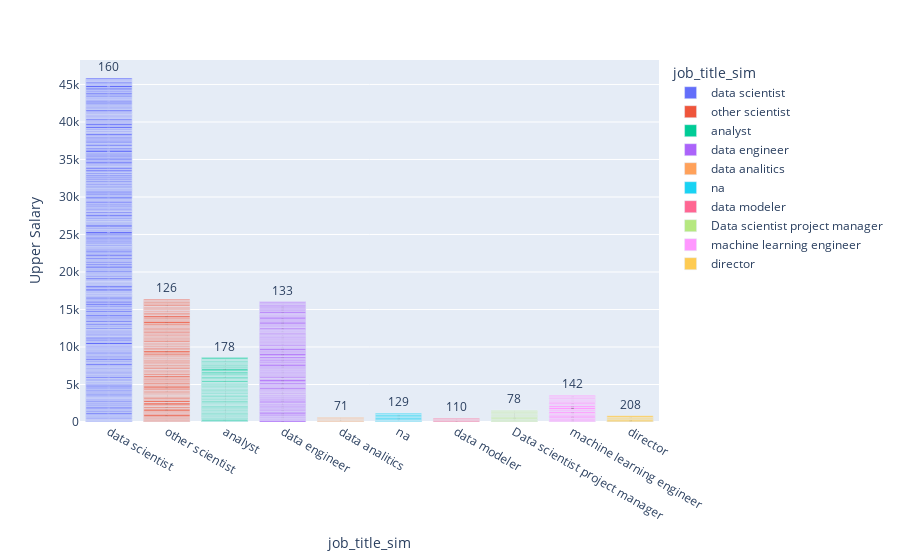

Here is the notebook cell this chart was saved with:
### Code cell
fig = px.bar(df, y='Upper Salary', x='job_title_sim', text='Upper Salary', color='job_title_sim', height=1000)
fig.show()

### Figure 1 — Plotly figure (JSON) as saved in the notebook; plotly's stock layout.template omitted (floating-point values rounded to 4 significant figures; data arrays with more than 128 entries replaced by an {"elided": "..."} marker saying what was removed)
{"data": [{"alignmentgroup": "True", "hovertemplate": "job_title_sim=%{x}<br>Upper Salary=%{text}<extra></extra>", "legendgroup": "data scientist", "marker": {"color": "#636efa", "pattern": {"shape": ""}}, "name": "data scientist", "offsetgroup": "data scientist", "orientation": "v", "showlegend": true, "text": {"elided": "313 int values"}, "textposition": "auto", "type": "bar", "x": {"elided": "313 str values"}, "xaxis": "x", "y": {"elided": "313 int values"}, "yaxis": "y"}, {"alignmentgroup": "True", "hovertemplate": "job_title_sim=%{x}<br>Upper Salary=%{text}<extra></extra>", "legendgroup": "other scientist", "marker": {"color": "#EF553B", "pattern": {"shape": ""}}, "name": "other scientist", "offsetgroup": "other scientist", "orientation": "v", "showlegend": true, "text": {"elided": "143 int values"}, "textposition": "auto", "type": "bar", "x": {"elided": "143 str values"}, "xaxis": "x", "y": {"elided": "143 int values"}, "yaxis": "y"}, {"alignmentgroup": "True", "hovertemplate": "job_title_sim=%{x}<br>Upper Salary=%{text}<extra></extra>", "legendgroup": "analyst", "marker": {"color": "#00cc96", "pattern": {"shape": ""}}, "name": "analyst", "offsetgroup": "analyst", "orientation": "v", "showlegend": true, "text": [85, 61, 135, 112, 39, 76, 100, 68, 62, 93, 73, 72, 71, 81, 136, 78, 80, 72, 100, 78, 76, 62, 86, 78, 120, 105, 62, 90, 64, 76, 80, 97, 126, 63, 72, 100, 82, 74, 78, 76, 102, 99, 89, 57, 62, 92, 80, 62, 59, 77, 86, 110, 55, 85, 35, 76, 93, 57, 92, 62, 92, 80, 77, 85, 62, 65, 157, 62, 59, 69, 48, 71, 178, 91, 61, 77, 86, 119, 110, 153, 55, 85, 35, 228, 76, 93, 108, 110, 57, 136, 89, 85, 62, 65, 157, 62, 59, 48, 69, 71, 178], "textposition": "auto", "type": "bar", "x": ["analyst", "analyst", "analyst", "analyst", "analyst", "analyst", "analyst", "analyst", "analyst", "analyst", "analyst", "analyst", "analyst", "analyst", "analyst", "analyst", "analyst", "analyst", "analyst", "analyst", "analyst", "analyst", "analyst", "analyst", "analyst", "analyst", "analyst", "analyst", "analyst", "analyst", "analyst", "analyst", "analyst", "analyst", "analyst", "analyst", "analyst", "analyst", "analyst", "analyst", "analyst", "analyst", "analyst", "analyst", "analyst", "analyst", "analyst", "analyst", "analyst", "analyst", "analyst", "analyst", "analyst", "analyst", "analyst", "analyst", "analyst", "analyst", "analyst", "analyst", "analyst", "analyst", "analyst", "analyst", "analyst", "analyst", "analyst", "analyst", "analyst", "analyst", "analyst", "analyst", "analyst", "analyst", "analyst", "analyst", "analyst", "analyst", "analyst", "analyst", "analyst", "analyst", "analyst", "analyst", "analyst", "analyst", "analyst", "analyst", "analyst", "analyst", "analyst", "analyst", "analyst", "analyst", "analyst", "analyst", "analyst", "analyst", "analyst", "analyst", "analyst"], "xaxis": "x", "y": [85, 61, 135, 112, 39, 76, 100, 68, 62, 93, 73, 72, 71, 81, 136, 78, 80, 72, 100, 78, 76, 62, 86, 78, 120, 105, 62, 90, 64, 76, 80, 97, 126, 63, 72, 100, 82, 74, 78, 76, 102, 99, 89, 57, 62, 92, 80, 62, 59, 77, 86, 110, 55, 85, 35, 76, 93, 57, 92, 62, 92, 80, 77, 85, 62, 65, 157, 62, 59, 69, 48, 71, 178, 91, 61, 77, 86, 119, 110, 153, 55, 85, 35, 228, 76, 93, 108, 110, 57, 136, 89, 85, 62, 65, 157, 62, 59, 48, 69, 71, 178], "yaxis": "y"}, {"alignmentgroup": "True", "hovertemplate": "job_title_sim=%{x}<br>Upper Salary=%{text}<extra></extra>", "legendgroup": "data engineer", "marker": {"color": "#ab63fa", "pattern": {"shape": ""}}, "name": "data engineer", "offsetgroup": "data engineer", "orientation": "v", "showlegend": true, "text": [190, 138, 129, 114, 123, 102, 140, 125, 173, 159, 105, 145, 120, 115, 114, 136, 110, 140, 95, 93, 220, 127, 140, 110, 140, 114, 129, 119, 95, 132, 101, 99, 134, 117, 209, 119, 93, 119, 143, 194, 86, 148, 220, 124, 86, 196, 127, 124, 142, 158, 119, 147, 110, 109, 180, 140, 203, 148, 123, 181, 173, 119, 120, 194, 86, 143, 228, 148, 145, 97, 220, 124, 105, 80, 86, 196, 112, 147, 127, 124, 142, 142, 158, 119, 133, 86, 127, 147, 110, 109, 79, 153, 180, 73, 140, 137, 109, 203, 148, 123, 126, 104, 181, 173, 135, 124, 105, 80, 196, 112, 147, 127, 124, 142, 142, 158, 119, 113, 133], "textposition": "auto", "type": "bar", "x": ["data engineer", "data engineer", "data engineer", "data engineer", "data engineer", "data engineer", "data engineer", "data engineer", "data engineer", "data engineer", "data engineer", "data engineer", "data engineer", "data engineer", "data engineer", "data engineer", "data engineer", "data engineer", "data engineer", "data engineer", "data engineer", "data engineer", "data engineer", "data engineer", "data engineer", "data engineer", "data engineer", "data engineer", "data engineer", "data engineer", "data engineer", "data engineer", "data engineer", "data engineer", "data engineer", "data engineer", "data engineer", "data engineer", "data engineer", "data engineer", "data engineer", "data engineer", "data engineer", "data engineer", "data engineer", "data engineer", "data engineer", "data engineer", "data engineer", "data engineer", "data engineer", "data engineer", "data engineer", "data engineer", "data engineer", "data engineer", "data engineer", "data engineer", "data engineer", "data engineer", "data engineer", "data engineer", "data engineer", "data engineer", "data engineer", "data engineer", "data engineer", "data engineer", "data engineer", "data engineer", "data engineer", "data engineer", "data engineer", "data engineer", "data engineer", "data engineer", "data engineer", "data engineer", "data engineer", "data engineer", "data engineer", "data engineer", "data engineer", "data engineer", "data engineer", "data engineer", "data engineer", "data engineer", "data engineer", "data engineer", "data engineer", "data engineer", "data engineer", "data engineer", "data engineer", "data engineer", "data engineer", "data engineer", "data engineer", "data engineer", "data engineer", "data engineer", "data engineer", "data engineer", "data engineer", "data engineer", "data engineer", "data engineer", "data engineer", "data engineer", "data engineer", "data engineer", "data engineer", "data engineer", "data engineer", "data engineer", "data engineer", "data engineer", "data engineer"], "xaxis": "x", "y": [190, 138, 129, 114, 123, 102, 140, 125, 173, 159, 105, 145, 120, 115, 114, 136, 110, 140, 95, 93, 220, 127, 140, 110, 140, 114, 129, 119, 95, 132, 101, 99, 134, 117, 209, 119, 93, 119, 143, 194, 86, 148, 220, 124, 86, 196, 127, 124, 142, 158, 119, 147, 110, 109, 180, 140, 203, 148, 123, 181, 173, 119, 120, 194, 86, 143, 228, 148, 145, 97, 220, 124, 105, 80, 86, 196, 112, 147, 127, 124, 142, 142, 158, 119, 133, 86, 127, 147, 110, 109, 79, 153, 180, 73, 140, 137, 109, 203, 148, 123, 126, 104, 181, 173, 135, 124, 105, 80, 196, 112, 147, 127, 124, 142, 142, 158, 119, 113, 133], "yaxis": "y"}, {"alignmentgroup": "True", "hovertemplate": "job_title_sim=%{x}<br>Upper Salary=%{text}<extra></extra>", "legendgroup": "data analitics", "marker": {"color": "#FFA15A", "pattern": {"shape": ""}}, "name": "data analitics", "offsetgroup": "data analitics", "orientation": "v", "showlegend": true, "text": [81, 138, 68, 71, 81, 71, 81, 71], "textposition": "auto", "type": "bar", "x": ["data analitics", "data analitics", "data analitics", "data analitics", "data analitics", "data analitics", "data analitics", "data analitics"], "xaxis": "x", "y": [81, 138, 68, 71, 81, 71, 81, 71], "yaxis": "y"}, {"alignmentgroup": "True", "hovertemplate": "job_title_sim=%{x}<br>Upper Salary=%{text}<extra></extra>", "legendgroup": "na", "marker": {"color": "#19d3f3", "pattern": {"shape": ""}}, "name": "na", "offsetgroup": "na", "orientation": "v", "showlegend": true, "text": [65, 127, 90, 127, 158, 101, 127, 158, 101, 129], "textposition": "auto", "type": "bar", "x": ["na", "na", "na", "na", "na", "na", "na", "na", "na", "na"], "xaxis": "x", "y": [65, 127, 90, 127, 158, 101, 127, 158, 101, 129], "yaxis": "y"}, {"alignmentgroup": "True", "hovertemplate": "job_title_sim=%{x}<br>Upper Salary=%{text}<extra></extra>", "legendgroup": "data modeler", "marker": {"color": "#FF6692", "pattern": {"shape": ""}}, "name": "data modeler", "offsetgroup": "data modeler", "orientation": "v", "showlegend": true, "text": [134, 66, 117, 66, 110], "textposition": "auto", "type": "bar", "x": ["data modeler", "data modeler", "data modeler", "data modeler", "data modeler"], "xaxis": "x", "y": [134, 66, 117, 66, 110], "yaxis": "y"}, {"alignmentgroup": "True", "hovertemplate": "job_title_sim=%{x}<br>Upper Salary=%{text}<extra></extra>", "legendgroup": "Data scientist project manager", "marker": {"color": "#B6E880", "pattern": {"shape": ""}}, "name": "Data scientist project manager", "offsetgroup": "Data scientist project manager", "orientation": "v", "showlegend": true, "text": [55, 134, 116, 86, 134, 116, 92, 86, 78, 92, 86, 78, 98, 125, 86, 78], "textposition": "auto", "type": "bar", "x": ["Data scientist project manager", "Data scientist project manager", "Data scientist project manager", "Data scientist project manager", "Data scientist project manager", "Data scientist project manager", "Data scientist project manager", "Data scientist project manager", "Data scientist project manager", "Data scientist project manager", "Data scientist project manager", "Data scientist project manager", "Data scientist project manager", "Data scientist project manager", "Data scientist project manager", "Data scientist project manager"], "xaxis": "x", "y": [55, 134, 116, 86, 134, 116, 92, 86, 78, 92, 86, 78, 98, 125, 86, 78], "yaxis": "y"}, {"alignmentgroup": "True", "hovertemplate": "job_title_sim=%{x}<br>Upper Salary=%{text}<extra></extra>", "legendgroup": "machine learning engineer", "marker": {"color": "#FF97FF", "pattern": {"shape": ""}}, "name": "machine learning engineer", "offsetgroup": "machine learning engineer", "orientation": "v", "showlegend": true, "text": [129, 159, 166, 224, 167, 159, 166, 224, 113, 167, 289, 224, 112, 113, 167, 159, 144, 112, 113, 167, 159, 142], "textposition": "auto", "type": "bar", "x": ["machine learning engineer", "machine learning engineer", "machine learning engineer", "machine learning engineer", "machine learning engineer", "machine learning engineer", "machine learning engineer", "machine learning engineer", "machine learning engineer", "machine learning engineer", "machine learning engineer", "machine learning engineer", "machine learning engineer", "machine learning engineer", "machine learning engineer", "machine learning engineer", "machine learning engineer", "machine learning engineer", "machine learning engineer", "machine learning engineer", "machine learning engineer", "machine learning engineer"], "xaxis": "x", "y": [129, 159, 166, 224, 167, 159, 166, 224, 113, 167, 289, 224, 112, 113, 167, 159, 144, 112, 113, 167, 159, 142], "yaxis": "y"}, {"alignmentgroup": "True", "hovertemplate": "job_title_sim=%{x}<br>Upper Salary=%{text}<extra></extra>", "legendgroup": "director", "marker": {"color": "#FECB52", "pattern": {"shape": ""}}, "name": "director", "offsetgroup": "director", "orientation": "v", "showlegend": true, "text": [135, 178, 135, 178, 208], "textposition": "auto", "type": "bar", "x": ["director", "director", "director", "director", "director"], "xaxis": "x", "y": [135, 178, 135, 178, 208], "yaxis": "y"}], "layout": {"autosize": true, "barmode": "relative", "legend": {"title": {"text": "job_title_sim"}, "tracegroupgap": 0}, "margin": {"t": 60}, "xaxis": {"anchor": "y", "autorange": true, "categoryarray": ["data scientist", "other scientist", "analyst", "data engineer", "data analitics", "na", "data modeler", "Data scientist project manager", "machine learning engineer", "director"], "categoryorder": "array", "domain": [0, 1], "range": [-0.5, 9.5], "title": {"text": "job_title_sim"}, "type": "category"}, "yaxis": {"anchor": "x", "autorange": true, "domain": [0, 1], "range": [0, 48260.0], "title": {"text": "Upper Salary"}, "type": "linear"}}}
